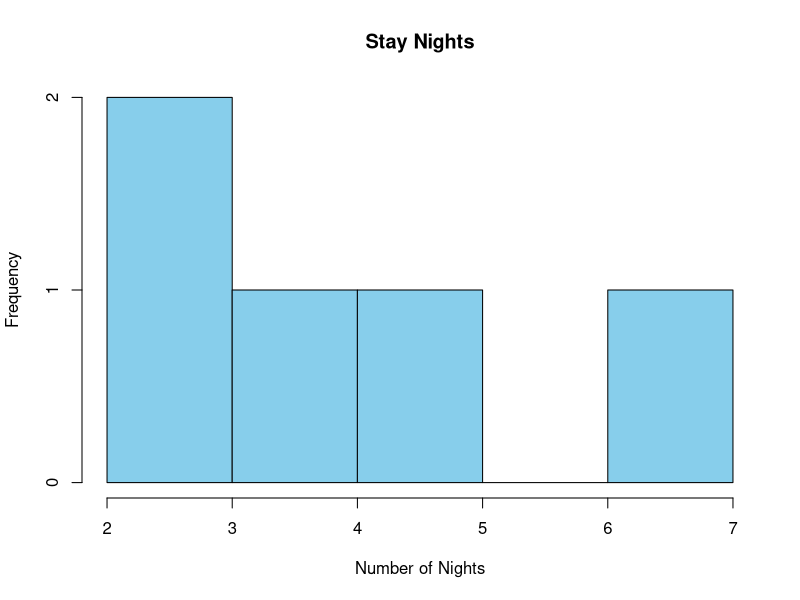
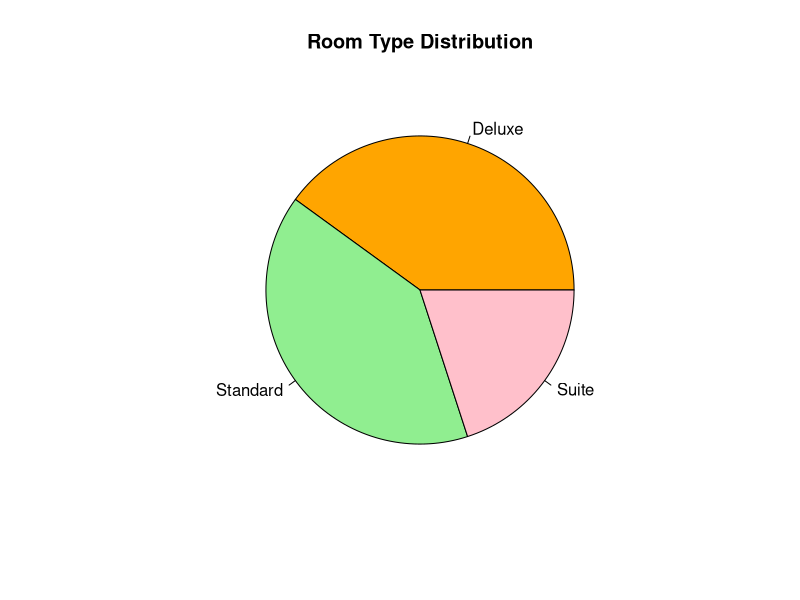
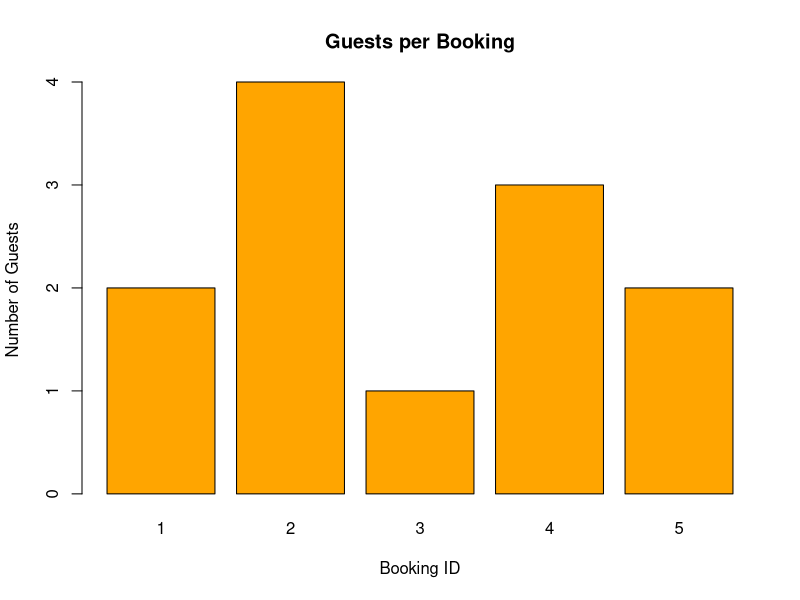
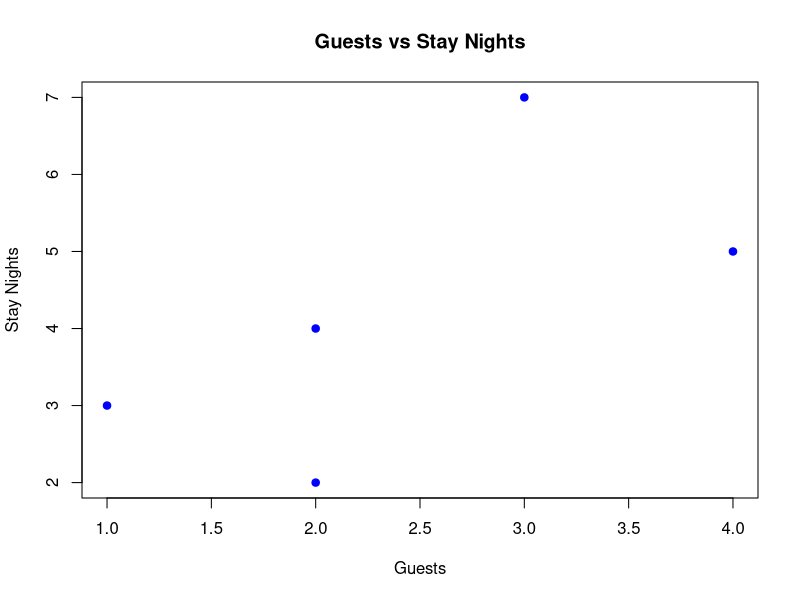

The R script that drew these images, in order:
# SET 24 - Hotel Bookings

data <- data.frame(
  Booking.ID = c(1,2,3,4,5),
  Stay.Nights = c(2,5,3,7,4),
  Guests = c(2,4,1,3,2),
  Room.Type = c("Standard","Deluxe","Standard","Suite","Deluxe")
)

# 17. Histogram of stay nights
hist(data$Stay.Nights,
     main="Stay Nights",
     xlab="Number of Nights",
     col="skyblue",
     border="black")

# 18. Pie chart of room types
pie(table(data$Room.Type),
    main="Room Type Distribution",
    col=c("orange","lightgreen","pink"))

# 19. Bar chart of guests per booking
barplot(data$Guests,
        names.arg=data$Booking.ID,
        main="Guests per Booking",
        xlab="Booking ID",
        ylab="Number of Guests",
        col="orange")

# 20. Scatter plot of guests vs stay nights
plot(data$Guests, data$Stay.Nights,
     main="Guests vs Stay Nights",
     xlab="Guests",
     ylab="Stay Nights",
     pch=19,
     col="blue")
